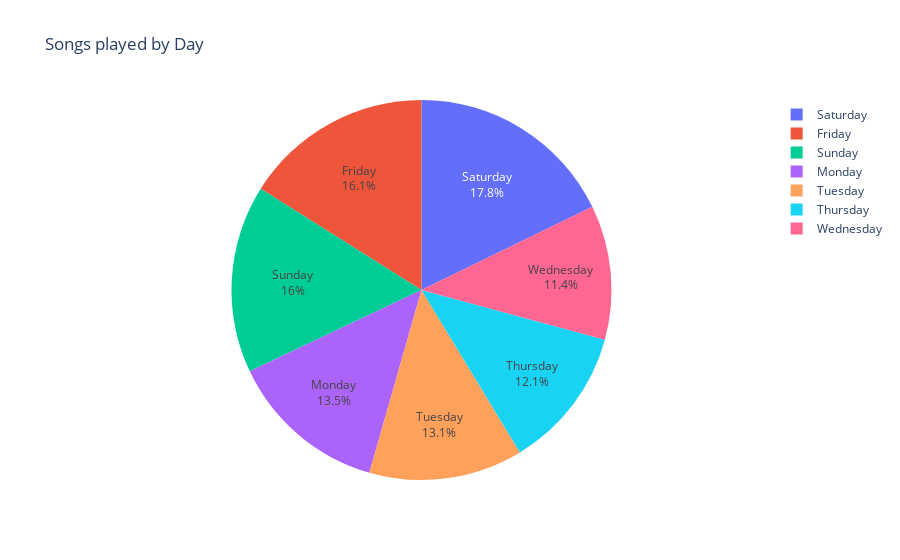

The notebook cell saved with this chart:
### Code cell
grp_day = pd.DataFrame(df_streams.groupby(by='day')['minutes_played'].sum()).reset_index()
grp_day['minutes_played'] = round(grp_day.minutes_played, 2)

# Bar Plot
#fig = px.bar(grp_day, x='day', y='minutes_played', text='minutes_played', title='Songs streamed by day')
#fig.update_traces(texttemplate='%{text:.2s}', textposition='outside')
#fig.update_layout(uniformtext_minsize=8, uniformtext_mode='hide')
#fig.update_xaxes(categoryorder='total descending')
#fig.show()

# Pie Chart
fig = px.pie(grp_day, values='minutes_played', names='day', title='Songs played by Day')
fig.update_traces(textposition='inside', textinfo='percent+label')
fig.show()

### Figure 1 — Plotly figure (JSON) as saved in the notebook; plotly's stock layout.template omitted (floating-point values rounded to 4 significant figures)
{"data": [{"domain": {"x": [0, 1], "y": [0, 1]}, "hovertemplate": "day=%{label}<br>minutes_played=%{value}<extra></extra>", "labels": ["Friday", "Monday", "Saturday", "Sunday", "Thursday", "Tuesday", "Wednesday"], "legendgroup": "", "name": "", "showlegend": true, "textinfo": "percent+label", "textposition": "inside", "type": "pie", "values": [5605.0, 4723, 6208.0, 5576.0, 4225.0, 4569.0, 3992.0]}], "layout": {"legend": {"tracegroupgap": 0}, "title": {"text": "Songs played by Day"}}}
